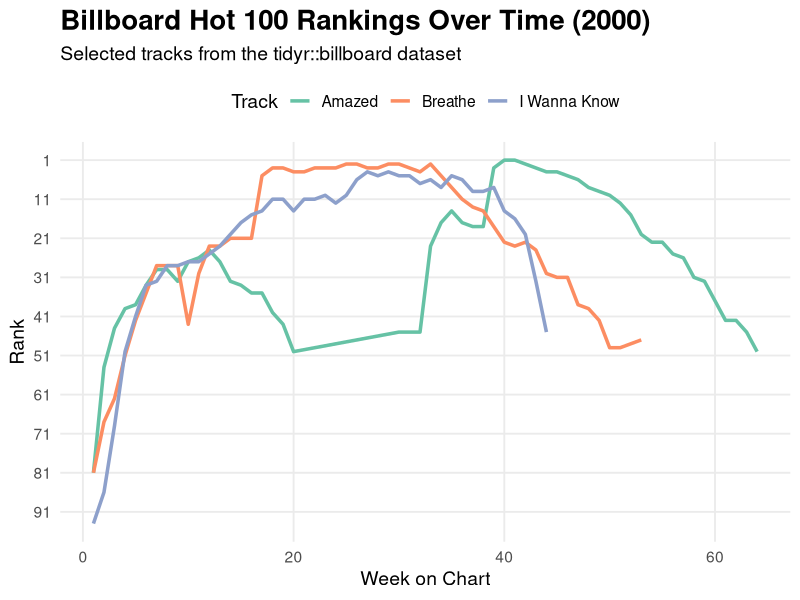

Write the R code that produced this figure.
## ---- chunk 1
suppressPackageStartupMessages(library(tidyverse))

## ---- chunk 2

# Load necessary packages
library(tidyverse)
library(tidyr)  # for billboard data

# Load the billboard dataset
data("billboard")

# Tidy the data
billboard_long <- billboard %>%
  pivot_longer(
    cols = starts_with("wk"),
    names_to = "week",
    names_prefix = "wk",
    values_to = "rank",
    values_drop_na = TRUE
  ) %>%
  mutate(
    week = as.integer(week)
  )

# Pick a few popular songs to plot
top_songs <- c("Smooth", "Breathe", "Maria Maria", "I Wanna Know", "Amazed")

# Filter for just those songs
plot_data <- billboard_long %>%
  filter(track %in% top_songs)

# Create a pretty plot
ggplot(plot_data, aes(x = week, y = rank, color = track)) +
  geom_line(linewidth = 1.2) +
  scale_y_reverse(breaks = seq(1, 100, 10)) +  # Billboard ranks: 1 is best
  labs(
    title = "Billboard Hot 100 Rankings Over Time (2000)",
    subtitle = "Selected tracks from the tidyr::billboard dataset",
    x = "Week on Chart",
    y = "Rank",
    color = "Track"
  ) +
  theme_minimal(base_size = 14) +
  theme(
    plot.title = element_text(face = "bold", size = 20),
    plot.subtitle = element_text(size = 14, margin = margin(b = 10)),
    legend.position = "top",
    panel.grid.minor = element_blank()
  ) +
  scale_color_brewer(palette = "Set2")


